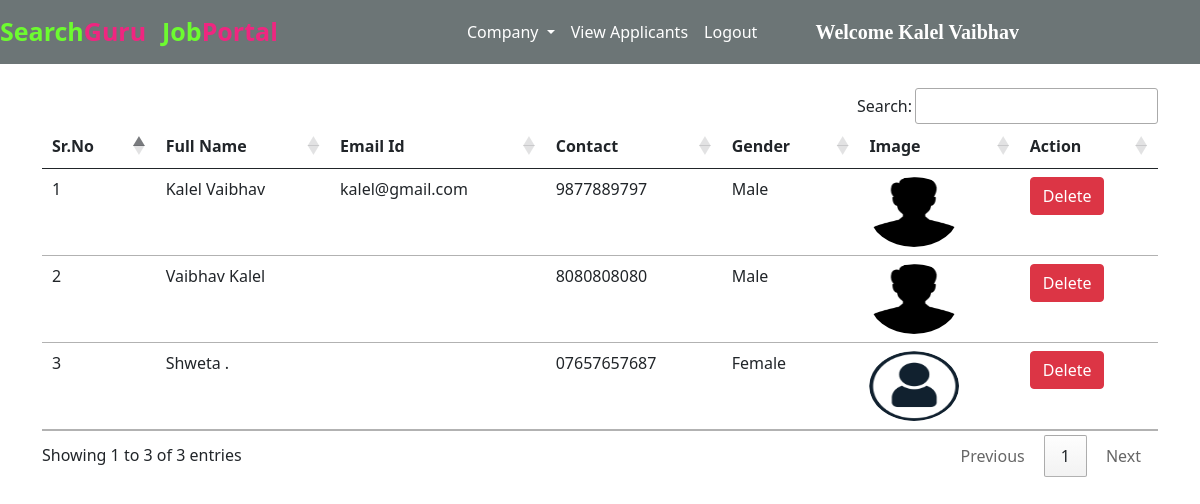
The page /view_applicants/ (signed in) on the database its author committed.
### jobs/models.py (models this page shows, shortened)
class Applicant(models.Model):
    user = models.ForeignKey(User, on_delete=models.CASCADE)
    phone = models.CharField(max_length=10)
    image = models.ImageField(upload_to="")
    gender = models.CharField(max_length=10)
    type = models.CharField(max_length=15)

### jobs/views.py (the view)
# urls.py: path("view_applicants/", views.view_applicants, name="view_applicants"),
def view_applicants(request):
    if not request.user.is_authenticated:
        return redirect("/admin_login")
    applicants = Applicant.objects.all()
    return render(request, "view_applicants.html", {'applicants':applicants})

### jobs/templates/view_applicants.html (shortened to what this page needs)
{% extends 'admin_navbar.html' %}
{% block view_applicants %} active {% endblock %}
{% block body %}
<div class="container mt-4">
<table class="table table-hover" id="example">
    <thead>
        <tr>
            <th>Sr.No</th>
            <th>Full Name</th>
            <th>Email Id</th>
            <th>Contact</th>
            <th>Gender</th>
            <th>Image</th>
            <th>Action</th>
        </tr>
    </thead>
    <tbody>
        {% for applicant in applicants %}
        <tr>
            <td>{{forloop.counter}}</td>
            <td>{{applicant.user.get_full_name}}</td>
            <td>{{applicant.user.email}}</td>
            <td>{{applicant.phone}}</td>
            <td>{{applicant.gender}}</td>
            <td><img src="{{applicant.image.url}}" class="rounded-circle" width="90px" height="70px"></td>
            <td><a href="/delete_user/{{applicant.user.id}}/" class="btn btn-danger" onclick="return confirm('Are you sure you want to delete this applicant?')">Delete</a></td>
        </tr>
        {% endfor %}
    </tbody>
</table>
</div>
{% endblock %}

### jobs/templates/admin_navbar.html (shortened to what this page needs)
<!doctype html>
<html lang="en">
<head>
  <link href="https://cdn.jsdelivr.net/npm/bootstrap@5.0.2/dist/css/bootstrap.min.css" rel="stylesheet"
>
  <link rel="stylesheet" href="https://cdn.datatables.net/1.10.25/css/jquery.dataTables.min.css">
  <link rel="stylesheet" href="https://cdn.datatables.net/buttons/1.7.1/css/buttons.dataTables.min.css">
</head>
<body>
  <nav class="navbar navbar-expand-lg navbar-dark">
      <a class="navbar-brand" href="/"><span class="head1">Search</span><span class="head2">Guru</span></a>
      <a class="navbar-brand" href="#"><span class="head1">Job</span><span class="head2">Portal</span></a>
      <div class="container w-50">
      <div class="collapse navbar-collapse" id="navbarSupportedContent">
        <ul class="navbar-nav me-auto mb-2 mb-lg-0">
          <div class="collapse navbar-collapse" id="navbarNavDarkDropdown">
            <ul class="navbar-nav">
              <li class="nav-item dropdown">
                <a class="nav-link active dropdown-toggle" href="#" id="navbarDarkDropdownMenuLink" role="button" data-bs-toggle="dropdown" aria-expanded="false">
                  Company
                </a>
              </li>
            </ul>
          </div>
          <li class="nav-item">
            <a class="nav-link {% block view_applicants %} {% endblock %}" href="/view_applicants/">View Applicants</a>
          </li>
          <li class="nav-item">
            <a class="nav-link active" href="/logout/">Logout</a>
          </li>
        </ul>
        <a class="navbar-brand" style="font-weight: bold; font-family: 'Times New Roman', Times, serif;" href="#">Welcome {{request.user.get_full_name}}</a>
      </div>
      </div>
  </nav>
  {% block body %}
  {% endblock %}
</body>
</html>

### jobs/templates/admin_navbar.html (style rules this page uses)
.navbar { background-color: #6c7576; }
.head1 { color: #6dfb30; font-size: 25px; font-weight: bold; height: 50px; }
.head2 { color: #ef2680; font-size: 25px; font-weight: bold; }

### rows shown on the page
Applicant: user.get_full_name "Kalel Vaibhav", user.email "kalel@gmail.com", phone "9877889797", gender "Male", image (picture)
Applicant: user.get_full_name "Vaibhav Kalel", phone "8080808080", gender "Male", image (picture)
Applicant: user.get_full_name "Shweta .", phone "07657657687", gender "Female", image (picture)

### other values the page prints
{{ request.user.get_full_name }} "Kalel Vaibhav"
